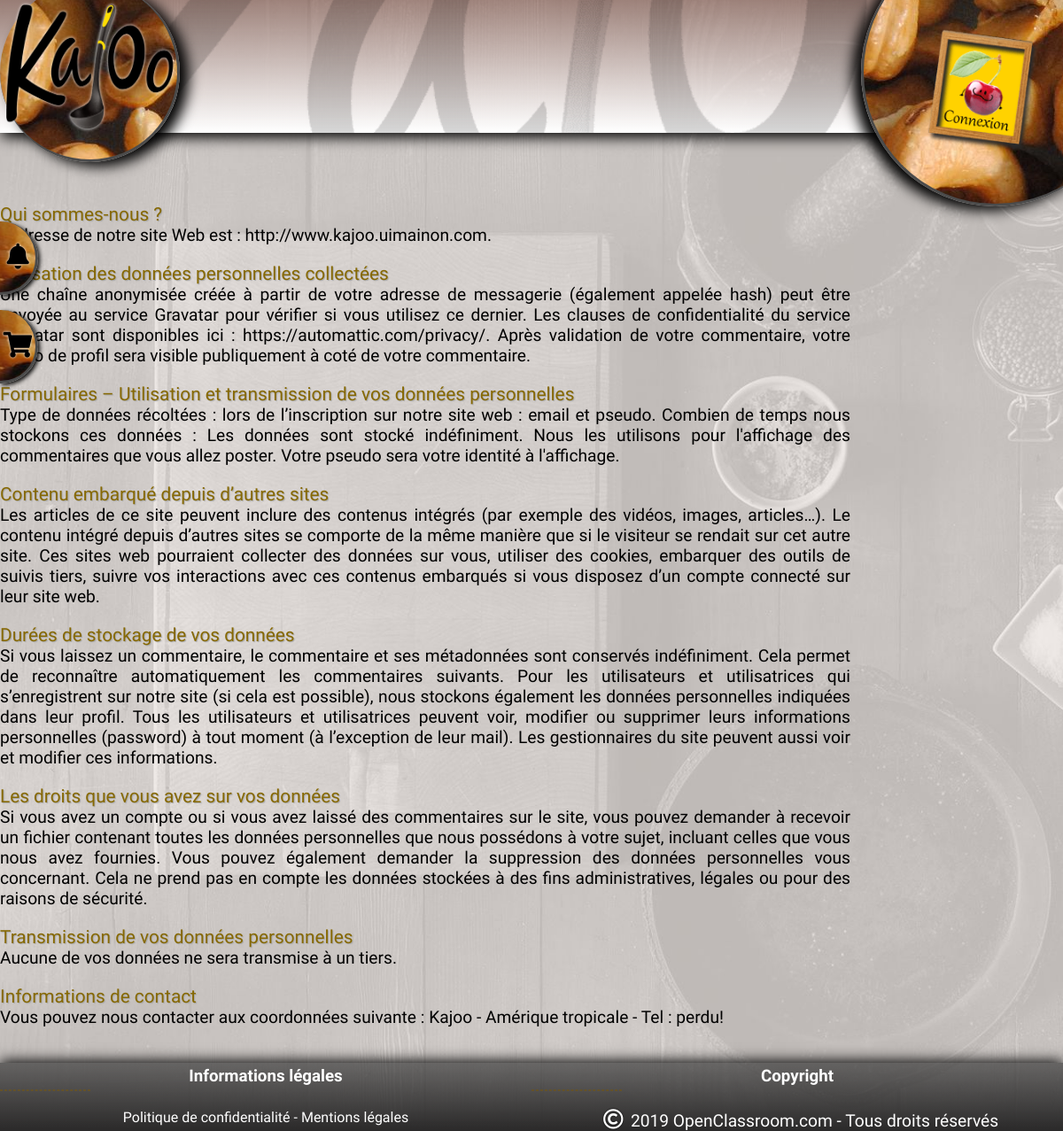
Page /index.php?action=politique on the committed database.
### tables this page shows
CREATE TABLE `politique` (
  `id` int(11) NOT NULL COMMENT 'id de la zone',
  `titre` varchar(255) NOT NULL COMMENT 'titre de la sous partie de la politique',
  `texte` text NOT NULL COMMENT 'texte de la sous partie de la politique'
);

### controller/frontend.php (called while the page is built, shortened)
<?php
function politique()
{
	$politique = new Politique();
	$aPolitique = $politique->get();
	require('view/frontend/politiqueView.php');
}

### model/Bdd.php (called while the page is built, shortened)
<?php
class Bdd{
static protected $bdd = null;
	static protected function getConnexion()
	{
		try
		{
			self::$bdd = new PDO('mysql:host='.self::SER.';dbname='.self::BAS.';charset=utf8', ''.self::USER.'', ''.self::PSW.'', array(PDO::ATTR_ERRMODE => PDO::ERRMODE_EXCEPTION));
			return self::$bdd;
		}
		catch (Exception $e)
		{
			die('erreur : '.$e->getMessage());
			return false;
		}
	}
	public function addRequestSelect($request)
	{
		$bdd = self::getConnexion();
		$rep = $bdd->query($request);
		$res = $rep->fetchALL(PDO::FETCH_ASSOC);
		if(!empty($res))
		{
			return $res;
		}
		else
		{
			return false;
			$res=array();
		}
	}
}

### model/Politique.php (called while the page is built, shortened)
<?php
	class Politique extends Bdd {
	 	 public function get()
	 	 {
	 	 	$request = 'SELECT * FROM '. self::TAB_POL.'';
	 	 	$aRes = parent::addRequestSelect($request);
	 	 	return $aRes;
	 	 }
	}

### view/frontend/politiqueView.php (the view, shortened to what this page needs)
	 	<section id="politique">
		 	<div id='contentPolitique'>
<?php
	for ($i = 0 ; $i < count($aPolitique) ; $i++):
		$titre = $aPolitique[$i]['titre'];
		$texte = $aPolitique[$i]['texte'];
?>
				<div class='flexRow'>
					<p class='titleInfos'><?=$titre?></p>
					<p class='texteInfos'><?=$texte?></p>
				</div>
<?php endfor; ?>
		 	</div>
	 	 </section>
<?php $content = ob_get_clean(); ?>
<?php require('view/template.php'); ?>

### index.php (shortened to what this page needs)
<?php
require('controller/frontend.php');
try {
    if (isset($_GET['action']))
    {
        if ($_GET['action'] == 'spaceUpdatePsw')
        {
            spaceUpdatePsw();
        }
        elseif ($_GET['action'] == 'disconnect')
        {
            disconnect();
        }
        elseif ($_GET['action'] ==  'mention')
        {
                mention();
        }
        elseif ($_GET['action'] ==  'politique')
        {
                politique();
        }
    }
    else
    {
        spaceHome("");
    }
}
catch(Exception $e) {
echo 'Une erreur est survenue: ' . $e->getMessage().' . OUPS! Vous allez être redirigé!';
header("Refresh: 4;url=http://www.kajoo.uimainon.com/index.php?action=spaceConnect");
}

### view/template.php (shortened to what this page needs)
<!doctype html>
<html lang="fr" xml:lang="fr" xmlns="http://www.w3.org/1999/xhtml">
    <head>
        <?php include('head.php') ?>
    </head>
    <body>
        <header>
            <div id='logo'>
                <a href="index.php?"><img src='public/img/logo.png' alt='logo du site Kajoo'></a>
            </div>
                <?php include('header.php') ?>
                <div id="baniere"></div>
        </header>
        <aside id="planningRapel" class='flexColumn'>
            <div id='rappelCookToday'>
                <div>
                    <span class="fas fa-bell"></span>
                </div>
            </div>
        </aside>
        <aside id="shopRapel" class='flexColumn'>
        <div id='rappelShopToday'>
            <div id='txtRappelShopToday'>
                <span class="fas fa-shopping-cart"></span>
            </div>
        </div>
        </aside>
             <?= $content ?>
        <footer>
             <?php include('footer.php') ?>
        </footer>
    </body>
</html>

### view/head.php (shortened to what this page needs)
<link rel="stylesheet" href="https://use.fontawesome.com/releases/v5.8.1/css/all.css">
<link href="public/css/compte.css" rel="stylesheet"/>
<link href="public/css/recette.css" rel="stylesheet"/>
<link href="public/css/calendar.css" rel="stylesheet"/>
<link href="public/css/style.css" rel="stylesheet"/>
<link href="public/css/tablette.css" rel="stylesheet"/>
<link href="public/css/mobile.css" rel="stylesheet"/>
<link href="public/css/mobileXs.css" rel="stylesheet"/>

### view/header.php (shortened to what this page needs)
<?php if (!isset($_SESSION['idUser'])): ?>
            <div id='login'>
                    <a href="index.php?action=spaceConnect"><img src='public/img/cerise.png' alt='pain du site Kajoo'></a>
            </div>
<?php endif; ?>

### view/footer.php
<div class="flexrow">
    <div>
        <h3>Informations légales</h3>
        <hr>
        <nav>
            <a href="index.php?action=politique">Politique de confidentialité - </a>
            <a href="index.php?action=mention">Mentions légales</a>
        </nav>
    </div>
    <div>
        <h3>Copyright</h3>
        <hr>
        <p><span class='far fa-copyright'></span>2019 OpenClassroom.com - Tous droits réservés</p>
    </div>
</div>

### public/css/style.css (style rules this page uses)
.flexColumn { display: flex; flex-direction: column; }
.flexrow { display: flex; flex-direction: row; }
html { height: 100% }
body { margin:0; font-family:'Open Sans Condensed', sans-serif; cursor: default; background: url(../img/fond.jpg) no-repeat; background-size: auto; height: 100%; background-size: cover; background-attachment: fixed; }
body p { font-size: 1.2em; }
body p, body h2 { margin:0; }
a { color:#645229; text-decoration-style: dashed; }
span { color:white; font-size: 1.2em; margin: 0 8px; text-shadow: 0 0 2px black; cursor: pointer; }
hr { margin: 0; margin-bottom: 20px; border: 1px dashed #645229; }
.formLogin input, .formLogin input:focus, a, button { -webkit-transition:all 0.2s; -moz-transition:all 0.2s; -o-transition:all 0.2s; transition:all 0.2s }
header #baniere,#validAllPlanningWeek, header nav#menu, span, #menuLoging, header nav#menu li, header #logo, header #logo img, header #logo div, header, header div#login img, header #login div, header #login, #shopRapel, #planningRapel, #actionCategory > div:nth-child(2), #actionCategory > div:nth-child(3), #actionCategory > div:nth-child(4) { transition: all 0.5s; }
footer { float: right; width: 100%; text-align: center; background: linear-gradient(#373737ab,#2a2929); color: white; text-decoration: none; bottom: 0; box-shadow: 0px -2px 15px black; }
footer div.flexrow { justify-content: space-evenly; }
footer div.flexrow div { width:50%; }
footer div.flexrow div hr { width:100px }
footer a { color: white; text-decoration: none; }
header { background:linear-gradient(#5310005c, #fff); box-shadow: 2px 5px 15px #000; height: 180px; position: fixed; top: 0; right: 0; left: 0; z-index: 7000; }
header #baniere { height: 180px; background-image: url(../img/baniere.png); background-position: center; background-size: cover; width: 100%; top: 0; position: absolute; }
header #logo, header #logo img, header #logo div { width:300px; height:300px; }
header #logo { position: relative; z-index: 9999; height: 260px }
header #logo img { z-index: 7004; position: relative; height: 200px; margin-left: 0; margin-top: 0; }
header div#login img { width:130px; z-index: 7006; position:relative; }
header div#login a { z-index: 7006; }
header #login { position: fixed; right: 55px; z-index: 9999; top: 50px; }
aside { width: 70px; background-image: url('../img/fondCajou.jpg'); background-position: top; box-shadow: 2px 2px 5px #000; border-radius: 0 80px 80px 0; height: 110px; float: left; position: fixed; top: 280px; z-index: 200; border: 3px solid #4b4b4b; border-top: 0; border-left: 0; justify-content: center; align-items: center; }
aside#planningRapel { top: 280px; }
aside#shopRapel { top: 410px; }
aside span { font-size: 2.4em; color: black; text-shadow: 0 0 3px white; }
section { margin-top: 250px; margin-bottom: 130px; width: 100%; min-height: 100%; align-items: center; }
section >div { width:80%; }
#rappelShopToday #txtRappelShopToday { text-align: center; }
section#politique div p.titleInfos, section#mention div p.titleInfos { color: #866802; text-shadow: 1px 1px 1px #a7a7a7; padding-top: 20px; font-size: 1.3em; }
section#politique div p.texteInfos, section#mention div p.texteInfos { text-align: justify; }

### public/css/tablette.css (style rules this page uses)
@media screen and (max-width: 1200px) { header { height: 150px; } }
@media screen and (max-width: 1200px) { header #logo, header #logo img, header #logo div { width: 200px; height: 200px; } }
@media screen and (max-width: 1200px) { header #logo { height: 150px } }
@media screen and (max-width: 1200px) { header #logo img { height:150px; } }
@media screen and (max-width: 1200px) { header #login { right: 25px; top: 30px; } }
@media screen and (max-width: 1200px) { header #baniere { height: 150px; } }
@media screen and (max-width: 1200px) { aside { width: 40px; height: 80px; } }
@media screen and (max-width: 1200px) { aside span { font-size: 1.8em; } }
@media screen and (max-width: 1200px) { aside#planningRapel { top: 250px; } }
@media screen and (max-width: 1200px) { aside#shopRapel { top: 350px; } }
@media screen and (max-width: 1200px) { footer div div h3 { margin:4px; } }
@media screen and (max-width: 1200px) { footer { position: inherit; } }
@media screen and (max-width: 1200px) { section { margin-top: 210px; padding-left: 0; margin-bottom: 40px; padding-right: 0px; } }

### rows in the picture
politique: titre "Qui sommes-nous ?", texte "L’adresse de notre site Web est : http://www.kajoo.uimainon.com."
politique: titre "Utilisation des données personnelles collectées", texte "Une chaîne anonymisée créée à partir de votre adresse de messagerie (également appelée hash) peut être envoyée au service Gravatar pour vérifier si vous utilisez ce dernier. Les clauses de confidentialité du service Gravatar sont disponibles ici : https://automattic.com/privacy/. Après validation de votre commentaire, votre photo de profil sera visible publiquement à coté de votre commentaire."
politique: titre "Formulaires – Utilisation et transmission de vos données personnelles", texte "Type de données récoltées : lors de l’inscription sur notre site web : email et pseudo. Combien de temps nous stockons ces données : Les données sont stocké indéfiniment. Nous les utilisons pour l'affichage des commentaires que vous allez poster. Votre pseudo sera votre identité à l'affichage."
politique: titre "Contenu embarqué depuis d’autres sites", texte "Les articles de ce site peuvent inclure des contenus intégrés (par exemple des vidéos, images, articles…). Le contenu intégré depuis d’autres sites se comporte de la même manière que si le visiteur se rendait sur cet autre site. Ces sites web pourraient collecter des données sur vous, utiliser des cookies, embarquer des outils de suivis tiers, suivre vos interactions avec ces contenus embarqués si vous disposez d’un compte connecté sur leur site web."
politique: titre "Durées de stockage de vos données", texte "Si vous laissez un commentaire, le commentaire et ses métadonnées sont conservés indéfiniment. Cela permet de reconnaître automatiquement les commentaires suivants. Pour les utilisateurs et utilisatrices qui s’enregistrent sur notre site (si cela est possible), nous stockons également les données personnelles indiquées dans leur profil. Tous les utilisateurs et utilisatrices peuvent voir, modifier ou supprimer leurs informations personnelles (password) à tout moment (à l’exception de leur mail). Les gestionnaires du site peuvent aussi voir et modifier ces informations."
politique: titre "Les droits que vous avez sur vos données", texte "Si vous avez un compte ou si vous avez laissé des commentaires sur le site, vous pouvez demander à recevoir un fichier contenant toutes les données personnelles que nous possédons à votre sujet, incluant celles que vous nous avez fournies. Vous pouvez également demander la suppression des données personnelles vous concernant. Cela ne prend pas en compte les données stockées à des fins administratives, légales ou pour des raisons de sécurité."
politique: titre "Transmission de vos données personnelles", texte "Aucune de vos données ne sera transmise à un tiers."
politique: titre "Informations de contact", texte "Vous pouvez nous contacter aux coordonnées suivante : Kajoo - Amérique tropicale - Tel : perdu!"
